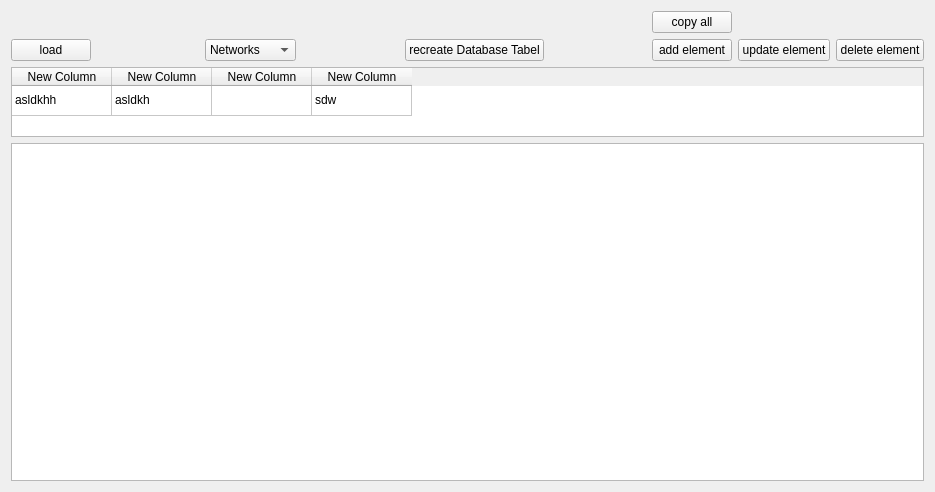
<?xml version="1.0" encoding="UTF-8"?>
<ui version="4.0">
 <class>Database_Editor_Class</class>
 <widget class="QWidget" name="Database_Editor_Class">
  <property name="geometry">
   <rect>
    <x>0</x>
    <y>0</y>
    <width>935</width>
    <height>492</height>
   </rect>
  </property>
  <property name="windowTitle">
   <string>Database Editor</string>
  </property>
  <layout class="QGridLayout" name="gridLayout">
   <item row="2" column="0" colspan="10" alignment="Qt::AlignTop">
    <widget class="QTableWidget" name="tableWidget_2">
     <property name="minimumSize">
      <size>
       <width>0</width>
       <height>60</height>
      </size>
     </property>
     <property name="maximumSize">
      <size>
       <width>16777215</width>
       <height>70</height>
      </size>
     </property>
     <attribute name="verticalHeaderVisible">
      <bool>false</bool>
     </attribute>
     <row>
      <property name="text">
       <string>New Row</string>
      </property>
     </row>
     <column>
      <property name="text">
       <string>New Column</string>
      </property>
     </column>
     <column>
      <property name="text">
       <string>New Column</string>
      </property>
     </column>
     <column>
      <property name="text">
       <string>New Column</string>
      </property>
     </column>
     <column>
      <property name="text">
       <string>New Column</string>
      </property>
     </column>
     <item row="0" column="0">
      <property name="text">
       <string>asldkhh</string>
      </property>
     </item>
     <item row="0" column="1">
      <property name="text">
       <string>asldkh</string>
      </property>
     </item>
     <item row="0" column="3">
      <property name="text">
       <string>sdw</string>
      </property>
     </item>
    </widget>
   </item>
   <item row="3" column="0" colspan="10">
    <widget class="QTableWidget" name="tableWidget">
     <attribute name="verticalHeaderVisible">
      <bool>false</bool>
     </attribute>
    </widget>
   </item>
   <item row="1" column="7">
    <widget class="QPushButton" name="add_db_element">
     <property name="text">
      <string>add element</string>
     </property>
    </widget>
   </item>
   <item row="1" column="3">
    <widget class="QComboBox" name="comboBox">
     <item>
      <property name="text">
       <string>Networks</string>
      </property>
     </item>
     <item>
      <property name="text">
       <string>Quarz</string>
      </property>
     </item>
     <item>
      <property name="text">
       <string>Algorithms</string>
      </property>
     </item>
     <item>
      <property name="text">
       <string>Taxonomie</string>
      </property>
     </item>
     <item>
      <property name="text">
       <string>Parameter</string>
      </property>
     </item>
    </widget>
   </item>
   <item row="1" column="4">
    <spacer name="horizontalSpacer">
     <property name="orientation">
      <enum>Qt::Horizontal</enum>
     </property>
     <property name="sizeHint" stdset="0">
      <size>
       <width>40</width>
       <height>20</height>
      </size>
     </property>
    </spacer>
   </item>
   <item row="1" column="0">
    <widget class="QPushButton" name="load">
     <property name="text">
      <string>load</string>
     </property>
    </widget>
   </item>
   <item row="1" column="6">
    <spacer name="horizontalSpacer_2">
     <property name="orientation">
      <enum>Qt::Horizontal</enum>
     </property>
     <property name="sizeHint" stdset="0">
      <size>
       <width>40</width>
       <height>20</height>
      </size>
     </property>
    </spacer>
   </item>
   <item row="1" column="8">
    <widget class="QPushButton" name="update_db_element">
     <property name="text">
      <string>update element</string>
     </property>
    </widget>
   </item>
   <item row="1" column="5">
    <widget class="QPushButton" name="init_database">
     <property name="text">
      <string>recreate Database Tabel</string>
     </property>
    </widget>
   </item>
   <item row="1" column="9">
    <widget class="QPushButton" name="delete_db_element">
     <property name="text">
      <string>delete element</string>
     </property>
    </widget>
   </item>
   <item row="1" column="2">
    <spacer name="horizontalSpacer_3">
     <property name="orientation">
      <enum>Qt::Horizontal</enum>
     </property>
     <property name="sizeHint" stdset="0">
      <size>
       <width>40</width>
       <height>20</height>
      </size>
     </property>
    </spacer>
   </item>
   <item row="0" column="7">
    <widget class="QPushButton" name="copy">
     <property name="text">
      <string>copy all</string>
     </property>
    </widget>
   </item>
  </layout>
 </widget>
 <resources/>
 <connections/>
</ui>
